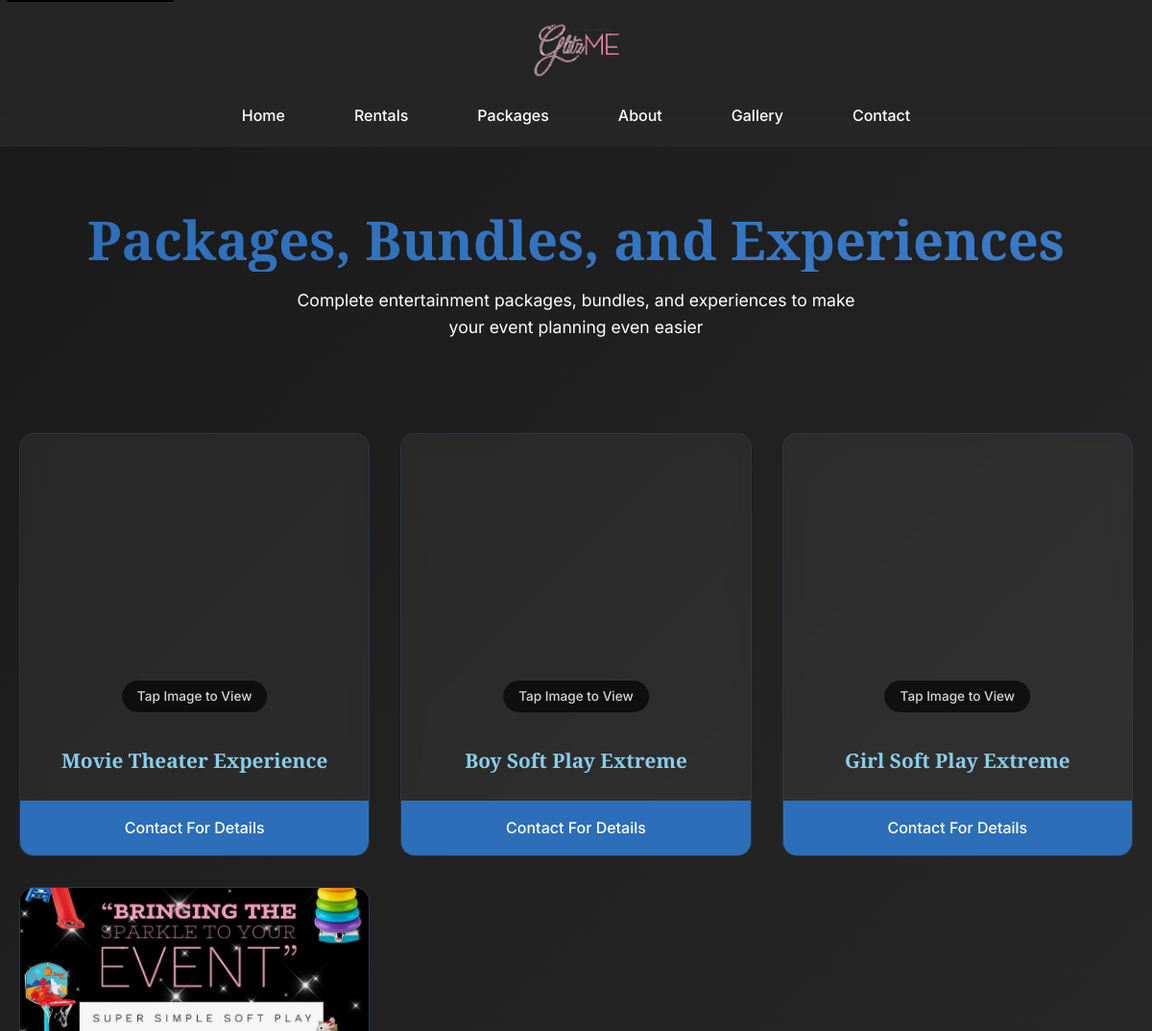
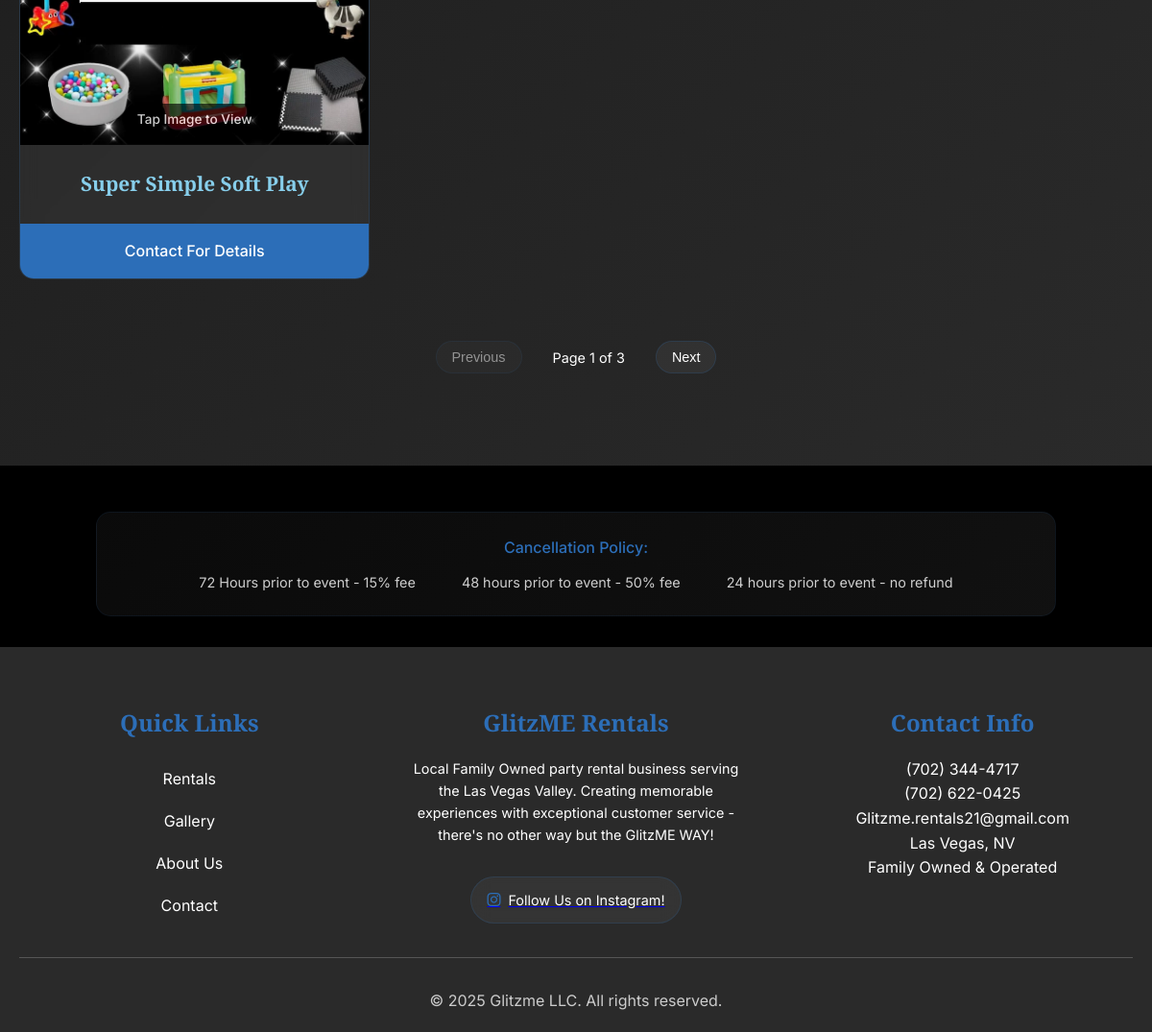
Page /packages on the committed database (2 pictures, top to bottom).
### tables this page shows
CREATE TABLE package_items (
                id INTEGER PRIMARY KEY AUTOINCREMENT,
                name TEXT NOT NULL,
                image_path TEXT NOT NULL,
                price TEXT NOT NULL,
                price_text TEXT DEFAULT 'Contact For Details',
                description TEXT,
                is_active BOOLEAN DEFAULT 1,
                display_order INTEGER DEFAULT 0,
                created_at TIMESTAMP DEFAULT CURRENT_TIMESTAMP,
                updated_at TIMESTAMP DEFAULT CURRENT_TIMESTAMP
            );

### app.py (the view)
@app.route('/packages')
def packages():
    package_items = get_package_items()
    for item in package_items:
        item['image'] = item['image_path']
    items_per_page = 4
    total_items = len(package_items)
    total_pages = (total_items + items_per_page - 1) // items_per_page  # Ceiling division
    current_page = request.args.get('page', 1, type=int)
    if current_page < 1:
        current_page = 1
    elif current_page > total_pages:
        current_page = total_pages
    start_idx = (current_page - 1) * items_per_page
    end_idx = min(start_idx + items_per_page, total_items)
    current_items = package_items[start_idx:end_idx]
    return render_template('packages.html',
                         packages=current_items,
                         current_page=current_page,
                         total_pages=total_pages)

### database.py (called while the page is built)
def get_package_items(**kwargs):
    return db_manager.get_package_items(**kwargs)

    def get_connection(self):
        conn = sqlite3.connect(self.db_path)
        conn.row_factory = sqlite3.Row
        return conn

    def get_package_items(self, active_only: bool = True) -> List[Dict]:
        conn = self.get_connection()
        cursor = conn.cursor()
        query = "SELECT * FROM package_items"
        if active_only:
            query += " WHERE is_active = 1"
        query += " ORDER BY display_order, name"
        cursor.execute(query)
        items = [dict(row) for row in cursor.fetchall()]
        conn.close()
        return items

### templates/packages.html (shortened to what this page needs)
<!DOCTYPE html>
<html lang="en">
<head>
    <link rel="stylesheet" href="{{ url_for('static', filename='CSS/mobile.css') }}" media="screen and (max-width: 768px)">
    <link rel="stylesheet" href="{{ url_for('static', filename='CSS/desktop.css') }}" media="screen and (min-width: 769px)">
    <link rel="stylesheet" href="https://cdnjs.cloudflare.com/ajax/libs/font-awesome/6.0.0/css/all.min.css">
</head>
<body>
    <nav class="navbar" role="navigation" aria-label="Main navigation">
        <div class="nav-container">
            <div class="nav-logo">
                <a href="{{ url_for('index') }}" aria-label="GlitzME Rentals Home">
                    <img src="{{ url_for('static', filename='Images/Logos/GMLogo-optimized.webp') }}"
                         srcset="{{ url_for('static', filename='Images/Logos/GMLogo-mobile.webp') }} 768w,
                                 {{ url_for('static', filename='Images/Logos/GMLogo-optimized.webp') }} 1200w"
                         sizes="(max-width: 768px) 50px, 90px"
                         alt="GlitzME Rentals Logo"
                         loading="eager"
                         fetchpriority="high"
                         width="90"
                         height="58"
                         decoding="async">
                </a>
            </div>
            <ul class="nav-menu" role="menubar">
                <li role="none"><a href="{{ url_for('index') }}" role="menuitem">Home</a></li>
                <li role="none"><a href="{{ url_for('rentals') }}" role="menuitem">Rentals</a></li>
                <li role="none"><a href="{{ url_for('packages') }}" class="active" role="menuitem" aria-current="page">Packages</a></li>
                <li role="none"><a href="{{ url_for('about') }}" role="menuitem">About</a></li>
                <li role="none"><a href="{{ url_for('gallery') }}" role="menuitem">Gallery</a></li>
                <li role="none"><a href="{{ url_for('contact_page') }}" role="menuitem">Contact</a></li>
            </ul>
        </div>
    </nav>
    <main id="main-content" role="main">
        <section id="packages" class="packages" aria-labelledby="packages-heading">
            <div class="container">
                <div class="section-header">
                    <h1 id="packages-heading">Packages, Bundles, and Experiences</h1>
                    <p>Complete entertainment packages, bundles, and experiences to make your event planning even easier</p>
                </div>
                <div class="rentals-grid" role="list">
                    {% for package in packages %}
                    <article class="rental-card" role="listitem">
                        <div class="rental-image">
                            {% if package.image_placeholder %}
                            <div class="placeholder-message">{{ package.image_placeholder }}</div>
                            {% else %}
                            <img src="{{ url_for('static', filename=package.image) }}" alt="{{ package.name }}" loading="{% if loop.index <= 2 %}eager{% else %}lazy{% endif %}" decoding="async"{% if loop.index <= 2 %} fetchpriority="high"{% endif %}>
                            <div class="image-hint" aria-hidden="true">Tap Image to View</div>
                            {% endif %}
                        </div>
                        <div class="rental-info">
                            <h3>{{ package.name }}</h3>
                        </div>
                        <a href="{{ url_for('contact_page') }}" class="contact-button" aria-label="Contact us about {{ package.name }}">Contact For Details</a>
                    </article>
                    {% endfor %}
                </div>
                <nav class="pagination" role="navigation" aria-label="Packages pagination">
                    <form method="get">
                        <button type="submit" name="page" value="{{ current_page - 1 }}"
                                class="pagination-button"
                                {% if current_page == 1 %}disabled{% endif %}
                                aria-label="Go to previous page">
                            Previous
                        </button>
                        <span class="pagination-info" role="status" aria-live="polite">
                            Page {{ current_page }} of {{ total_pages }}
                        </span>
                        <button type="submit" name="page" value="{{ current_page + 1 }}"
                                class="pagination-button"
                                aria-label="Go to next page">
                            Next
                        </button>
                    </form>
                </nav>
            </div>
        </section>
        <section class="cancellation-policy" aria-label="Cancellation Policy">
            <div class="policy-text">
                <p>Cancellation Policy:</p>
                <ul>
                    <li>72 Hours prior to event - 15% fee</li>
                    <li>48 hours prior to event - 50% fee</li>
                    <li>24 hours prior to event - no refund</li>
                </ul>
            </div>
        </section>
    </main>
    <footer class="footer" role="contentinfo">
        <div class="container">
            <div class="footer-content">
                <nav class="footer-section quick-links" aria-label="Footer quick links">
                    <h3>Quick Links</h3>
                    <ul>
                        <li><a href="{{ url_for('rentals') }}">Rentals</a></li>
                        <li><a href="{{ url_for('gallery') }}">Gallery</a></li>
                        <li><a href="{{ url_for('about') }}">About Us</a></li>
                        <li><a href="{{ url_for('contact_page') }}">Contact</a></li>
                    </ul>
                </nav>
                <div class="footer-section rentals-info">
                    <h3>GlitzME Rentals</h3>
                    <p>Local Family Owned party rental business serving the Las Vegas Valley. Creating memorable experiences with exceptional customer service - there's no other way but the GlitzME WAY!</p>
                    <div class="social-links">
                        <a href="https://www.instagram.com/glitzme_rentals/"
                           target="_blank"
                           rel="noopener noreferrer"
                           class="instagram-link"
                           aria-label="Follow us on Instagram (opens in new tab)">
                            <i class="fab fa-instagram" aria-hidden="true"></i>
                            <span>Follow Us on Instagram!</span>
                        </a>
                    </div>
                </div>
                <div class="footer-section social">
                    <h3>Contact Info</h3>
                    <ul>
                        <li>(702) 344-4717</li>
                        <li>(702) 622-0425</li>
                        <li>Glitzme.rentals21@gmail.com</li>
                        <li>Las Vegas, NV</li>
                        <li>Family Owned & Operated</li>
                    </ul>
                </div>
            </div>
            <div class="footer-bottom">
                <p>&copy; 2025 Glitzme LLC. All rights reserved.</p>
            </div>
        </div>
    </footer>
</body>
</html>

### rows in the picture
package_items: image_path+name (picture), name "Movie Theater Experience"
package_items: image_path+name (picture), name "Boy Soft Play Extreme"
package_items: image_path+name (picture), name "Girl Soft Play Extreme"
package_items: image_path+name (picture), name "Super Simple Soft Play"

### other values in the picture
{{ current_page }} "1"
{{ total_pages }} "3"
